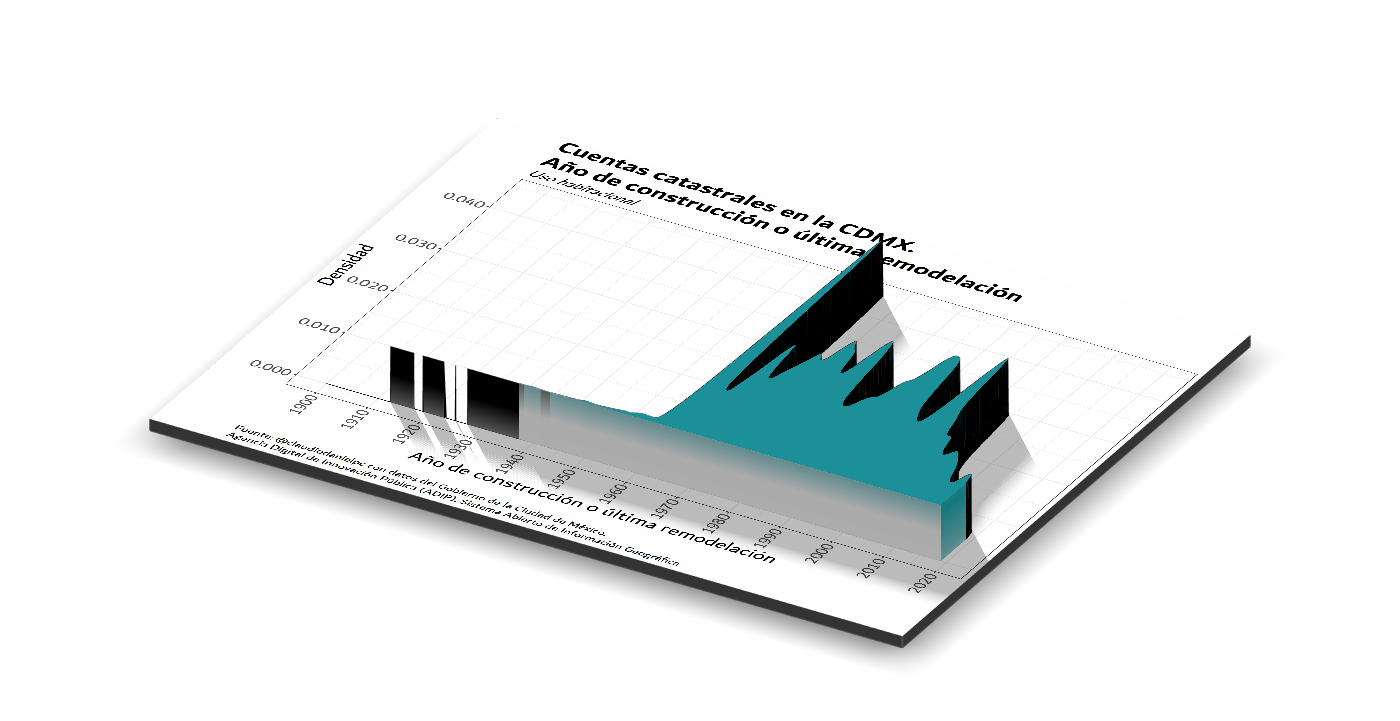

Write the R code that produced this figure.
###Script #30DayChartChallenge
#Día 12
#Strips

##Borrar datos del entorno
rm(list=ls())


#Directorio de trabajo
setwd("C:/Users/ALIENWARE/Documents/GitHub/30DayChartChallenge")

#Fuente: https://sig.cdmx.gob.mx/datos/


# Librerías ====
if(!require('pacman')) install.packages('pacman')
pacman::p_load(tidyverse, extrafont, rayshader)

# Parámetros previos ====
url<-"https://sig.cdmx.gob.mx/documents"

# User defined functions ====
descarga_y_unzip <- function(index_archivo) {
  temp <- tempfile()
  download.file(glue::glue("{url}/{index_archivo}/download"),
                mode = "wb",
                destfile = temp)
  unzip(temp, exdir = "catastro") 
  unlink(temp) 
}


# Lectura y limpieza de datos ====
# Descarga masiva
walk(75:90,  ~ descarga_y_unzip(.x))
archivos <- list.files(path = "catastro", pattern = "sig_cdmx_")

# Parse del directorio
catastro <- purrr::map_dfr(
  archivos,
  ~ data.table::fread(glue::glue("catastro/{.x}"), na.strings = "*") %>%
    tibble() %>% 
    select(uso_construccion,
           anio_construccion,
           alcaldia_cumplimiento) %>%
    # Filtrar por sector
    filter(uso_construccion == "Habitacional"))

# Limpieza                    
catastro <- catastro %>% 
  mutate(anio_construccion = na_if(anio_construccion, 0))%>%
  # Eliminar observaciones con NAs y año de construcción menor a 1900
  filter(anio_construccion>=1900 )


#Gráfico
p<-catastro%>%
  ggplot(., aes(x=anio_construccion)) +
  geom_density(fill="#1c9099")+
  scale_y_continuous(labels=scales::comma)+ 
  scale_x_continuous(breaks = scales::pretty_breaks(n = 10))+
  theme_bw()+
  labs(
    title ="Cuentas catastrales en la CDMX. 
Año de construcción o última remodelación",
    subtitle = "Uso habitacional",
    caption = "    
Fuente: @claudiodanielpc con datos del Gobierno de la Ciudad de México. 
Agencia Digital de Innovación Pública (ADIP). Sistema Abierto de Información Geográfica",
    x="Año de construcción o última remodelación",
    y="Densidad"
  )+
  theme(plot.title = element_text(hjust = 0, size=25,face="bold"),
        plot.subtitle = element_text(hjust = 0, size=15, face="italic"),
        plot.caption = element_text(hjust = 0,size=12),
        legend.position = "bottom",
        axis.text.x = element_text(angle = 90, vjust = 0.5),
        text=element_text("Dubai",size=20))


#ggsave("day12.png", height=10, width=20, units='in', dpi=300)


plot_gg(p, width = 10, 
        height = 8,multicore=TRUE,
         windowsize = c(1400, 866), scale=250,
        zoom = 0.55, phi = 30, theta = 30)
render_snapshot("day30")
